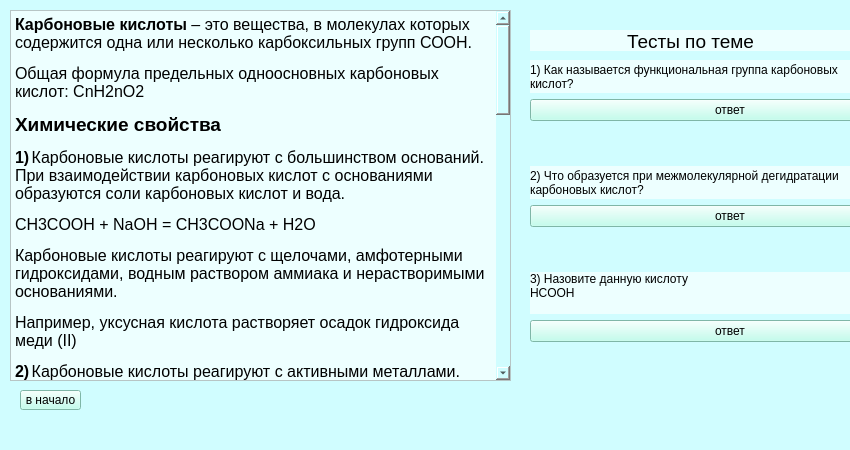
<?xml version="1.0" encoding="UTF-8"?>
<ui version="4.0">
 <class>MainWindow</class>
 <widget class="QMainWindow" name="MainWindow">
  <property name="geometry">
   <rect>
    <x>0</x>
    <y>0</y>
    <width>850</width>
    <height>450</height>
   </rect>
  </property>
  <property name="windowTitle">
   <string>MainWindow</string>
  </property>
  <property name="styleSheet">
   <string notr="true">background-color: rgb(208, 253, 255)</string>
  </property>
  <widget class="QWidget" name="centralwidget">
   <widget class="QTextEdit" name="textEdit">
    <property name="geometry">
     <rect>
      <x>10</x>
      <y>10</y>
      <width>501</width>
      <height>371</height>
     </rect>
    </property>
    <property name="styleSheet">
     <string notr="true">background-color: rgb(237, 255, 255);</string>
    </property>
    <property name="html">
     <string>&lt;!DOCTYPE HTML PUBLIC &quot;-//W3C//DTD HTML 4.0//EN&quot; &quot;http://www.w3.org/TR/REC-html40/strict.dtd&quot;&gt;
&lt;html&gt;&lt;head&gt;&lt;meta name=&quot;qrichtext&quot; content=&quot;1&quot; /&gt;&lt;style type=&quot;text/css&quot;&gt;
p, li { white-space: pre-wrap; }
&lt;/style&gt;&lt;/head&gt;&lt;body style=&quot; font-family:'MS Shell Dlg 2'; font-size:8pt; font-weight:400; font-style:normal;&quot;&gt;
&lt;p style=&quot; margin-top:12px; margin-bottom:12px; margin-left:0px; margin-right:0px; -qt-block-indent:0; text-indent:0px;&quot;&gt;&lt;span style=&quot; font-family:'Times New Roman,serif'; font-size:12pt; font-weight:600;&quot;&gt;Карбоновые кислоты&lt;/span&gt;&lt;span style=&quot; font-family:'Times New Roman,serif'; font-size:12pt;&quot;&gt; – это вещества, в молекулах которых содержится одна или несколько карбоксильных групп СООН.&lt;/span&gt; &lt;/p&gt;
&lt;p style=&quot; margin-top:12px; margin-bottom:12px; margin-left:0px; margin-right:0px; -qt-block-indent:0; text-indent:0px;&quot;&gt;&lt;span style=&quot; font-family:'Times New Roman,serif'; font-size:12pt;&quot;&gt;Общая формула предельных одноосновных карбоновых кислот: СnH2nO2&lt;/span&gt;&lt;/p&gt;
&lt;p style=&quot; margin-top:12px; margin-bottom:12px; margin-left:0px; margin-right:0px; -qt-block-indent:0; text-indent:0px;&quot;&gt;&lt;span style=&quot; font-size:14pt; font-weight:600;&quot;&gt;Химические свойства&lt;/span&gt; &lt;/p&gt;
&lt;p style=&quot; margin-top:12px; margin-bottom:12px; margin-left:0px; margin-right:0px; -qt-block-indent:0; text-indent:0px;&quot;&gt;&lt;span style=&quot; font-family:'Times New Roman,serif'; font-size:12pt; font-weight:600;&quot;&gt;1)&lt;/span&gt;&lt;span style=&quot; font-family:'Times New Roman'; font-size:7pt; font-weight:600;&quot;&gt; &lt;/span&gt;&lt;span style=&quot; font-family:'Times New Roman,serif'; font-size:12pt;&quot;&gt;Карбоновые кислоты реагируют с большинством оснований. При взаимодействии карбоновых кислот с основаниями образуются соли карбоновых кислот и вода.&lt;/span&gt; &lt;/p&gt;
&lt;p style=&quot; margin-top:12px; margin-bottom:12px; margin-left:0px; margin-right:0px; -qt-block-indent:0; text-indent:0px;&quot;&gt;&lt;span style=&quot; font-family:'Times New Roman,serif'; font-size:12pt;&quot;&gt;CH3COOH + NaOH = CH3COONa + H2O&lt;/span&gt; &lt;/p&gt;
&lt;p style=&quot; margin-top:12px; margin-bottom:12px; margin-left:0px; margin-right:0px; -qt-block-indent:0; text-indent:0px;&quot;&gt;&lt;span style=&quot; font-family:'Times New Roman,serif'; font-size:12pt;&quot;&gt;Карбоновые кислоты реагируют с щелочами, амфотерными гидроксидами, водным раствором аммиака и нерастворимыми основаниями. &lt;/span&gt;&lt;/p&gt;
&lt;p style=&quot; margin-top:12px; margin-bottom:12px; margin-left:0px; margin-right:0px; -qt-block-indent:0; text-indent:0px;&quot;&gt;&lt;span style=&quot; font-family:'Times New Roman,serif'; font-size:12pt;&quot;&gt;Например, уксусная кислота растворяет осадок гидроксида меди (II)&lt;/span&gt; &lt;/p&gt;
&lt;p style=&quot; margin-top:12px; margin-bottom:12px; margin-left:0px; margin-right:0px; -qt-block-indent:0; text-indent:0px;&quot;&gt;&lt;span style=&quot; font-family:'Times New Roman,serif'; font-size:12pt; font-weight:600;&quot;&gt;2)&lt;/span&gt;&lt;span style=&quot; font-family:'Times New Roman'; font-size:7pt;&quot;&gt; &lt;/span&gt;&lt;span style=&quot; font-family:'Times New Roman,serif'; font-size:12pt;&quot;&gt;Карбоновые кислоты реагируют с активными металлами. При взаимодействии карбоновых кислот с металлами образуются соли карбоновых кислот и водород.&lt;/span&gt; &lt;/p&gt;
&lt;p style=&quot; margin-top:12px; margin-bottom:12px; margin-left:0px; margin-right:0px; -qt-block-indent:0; text-indent:0px;&quot;&gt;&lt;span style=&quot; font-family:'Times New Roman,serif'; font-size:12pt;&quot;&gt;Например, уксусная кислота взаимодействует с кальцием с образованием ацетата кальция и водорода.&lt;/span&gt; &lt;/p&gt;
&lt;p style=&quot; margin-top:12px; margin-bottom:12px; margin-left:0px; margin-right:0px; -qt-block-indent:0; text-indent:0px;&quot;&gt;&lt;span style=&quot; font-family:'Times New Roman,serif'; font-size:12pt; font-weight:600;&quot;&gt;3)&lt;/span&gt;&lt;span style=&quot; font-family:'Times New Roman'; font-size:7pt;&quot;&gt; &lt;/span&gt;&lt;span style=&quot; font-family:'Times New Roman,serif'; font-size:12pt;&quot;&gt;Карбоновые кислоты реагируют с основными оксидами с образованием солей карбоновых кислот и воды.&lt;/span&gt; &lt;/p&gt;
&lt;p style=&quot; margin-top:12px; margin-bottom:12px; margin-left:0px; margin-right:0px; -qt-block-indent:0; text-indent:0px;&quot;&gt;&lt;span style=&quot; font-family:'Times New Roman,serif'; font-size:12pt;&quot;&gt;Например, уксусная кислота взаимодействует с оксидом бария с образованием ацетата бария и воды.&lt;/span&gt; &lt;/p&gt;
&lt;p style=&quot; margin-top:12px; margin-bottom:12px; margin-left:0px; margin-right:0px; -qt-block-indent:0; text-indent:0px;&quot;&gt;&lt;span style=&quot; font-family:'Times New Roman,serif'; font-size:12pt; font-weight:600;&quot;&gt;4)&lt;/span&gt;&lt;span style=&quot; font-family:'Times New Roman'; font-size:7pt;&quot;&gt; &lt;/span&gt;&lt;span style=&quot; font-family:'Times New Roman,serif'; font-size:12pt;&quot;&gt;Карбоновые кислоты реагируют с солями более слабых, нерастворимых и летучих кислот. &lt;/span&gt;&lt;/p&gt;
&lt;p style=&quot; margin-top:12px; margin-bottom:12px; margin-left:0px; margin-right:0px; -qt-block-indent:0; text-indent:0px;&quot;&gt;&lt;span style=&quot; font-family:'Times New Roman,serif'; font-size:12pt;&quot;&gt;Например, уксусная кислота растворяет карбонат кальция.&lt;/span&gt; &lt;/p&gt;
&lt;p style=&quot; margin-top:12px; margin-bottom:12px; margin-left:0px; margin-right:0px; -qt-block-indent:0; text-indent:0px;&quot;&gt;&lt;span style=&quot; font-family:'Times New Roman,serif'; font-size:12pt; font-weight:600;&quot;&gt;5)&lt;/span&gt;&lt;span style=&quot; font-family:'Times New Roman'; font-size:7pt; font-weight:600;&quot;&gt; &lt;/span&gt;&lt;span style=&quot; font-family:'Times New Roman,serif'; font-size:12pt;&quot;&gt;Под действием галогенагидридов минеральных кислот-гидроксидов (пента- или трихлорид фосфора) происходит замещение группы ОН на галоген.&lt;/span&gt; &lt;/p&gt;
&lt;p style=&quot; margin-top:12px; margin-bottom:12px; margin-left:0px; margin-right:0px; -qt-block-indent:0; text-indent:0px;&quot;&gt;&lt;span style=&quot; font-family:'Times New Roman,serif'; font-size:12pt;&quot;&gt;Например, уксусная кислота реагирует с пентахлоридом фосфора с образованием хлорангидрида уксусной кислоты.&lt;/span&gt; &lt;/p&gt;
&lt;p style=&quot; margin-top:12px; margin-bottom:12px; margin-left:0px; margin-right:0px; -qt-block-indent:0; text-indent:0px;&quot;&gt;&lt;span style=&quot; font-family:'Times New Roman,serif'; font-size:12pt; font-weight:600;&quot;&gt;6)&lt;/span&gt;&lt;span style=&quot; font-family:'Times New Roman'; font-size:7pt; font-weight:600;&quot;&gt; &lt;/span&gt;&lt;span style=&quot; font-family:'Times New Roman,serif'; font-size:12pt;&quot;&gt;При взаимодействии аммиака с карбоновыми кислотами образуются соли аммония.&lt;/span&gt; &lt;/p&gt;
&lt;p style=&quot; margin-top:12px; margin-bottom:12px; margin-left:0px; margin-right:0px; -qt-block-indent:0; text-indent:0px;&quot;&gt;&lt;span style=&quot; font-family:'Times New Roman,serif'; font-size:12pt;&quot;&gt;При нагревании карбоновые соли аммония разлагаются на амид и воду.&lt;/span&gt; &lt;/p&gt;
&lt;p style=&quot; margin-top:12px; margin-bottom:12px; margin-left:0px; margin-right:0px; -qt-block-indent:0; text-indent:0px;&quot;&gt;&lt;span style=&quot; font-family:'Times New Roman,serif'; font-size:12pt; font-weight:600;&quot;&gt;7)&lt;/span&gt;&lt;span style=&quot; font-family:'Times New Roman'; font-size:7pt;&quot;&gt; &lt;/span&gt;&lt;span style=&quot; font-family:'Times New Roman,serif'; font-size:12pt;&quot;&gt;Карбоновые кислоты вступают в реакции с одноатомными и многоатомными спиртами с образованием сложных эфиров.&lt;/span&gt; &lt;/p&gt;
&lt;p style=&quot; margin-top:12px; margin-bottom:12px; margin-left:0px; margin-right:0px; -qt-block-indent:0; text-indent:0px;&quot;&gt;&lt;span style=&quot; font-family:'Times New Roman,serif'; font-size:12pt;&quot;&gt;Например, этанол реагирует с уксусной кислотой с образованием этилацетата (этилового эфира уксусной кислоты).&lt;/span&gt; &lt;/p&gt;
&lt;p style=&quot; margin-top:12px; margin-bottom:12px; margin-left:0px; margin-right:0px; -qt-block-indent:0; text-indent:0px;&quot;&gt;&lt;span style=&quot; font-family:'Times New Roman,serif'; font-size:12pt; font-weight:600;&quot;&gt;8)&lt;/span&gt;&lt;span style=&quot; font-family:'Times New Roman'; font-size:7pt; font-weight:600;&quot;&gt; &lt;/span&gt;&lt;span style=&quot; font-family:'Times New Roman,serif'; font-size:12pt;&quot;&gt;С помощью оксида фосфора (V) можно дегидратировать (то есть отщепить воду) карбоновую кислоту – в результате образуется ангидрид карбоновой кислоты.&lt;/span&gt; &lt;/p&gt;
&lt;p style=&quot; margin-top:12px; margin-bottom:12px; margin-left:0px; margin-right:0px; -qt-block-indent:0; text-indent:0px;&quot;&gt;&lt;span style=&quot; font-family:'Times New Roman,serif'; font-size:12pt;&quot;&gt;Например, при дегидратации уксусной кислоты под действием оксида фосфора образуется ангидрид уксусной кислоты.&lt;/span&gt; &lt;/p&gt;
&lt;p style=&quot; margin-top:12px; margin-bottom:12px; margin-left:0px; margin-right:0px; -qt-block-indent:0; text-indent:0px;&quot;&gt;&lt;span style=&quot; font-family:'Times New Roman,serif'; font-size:12pt; font-weight:600;&quot;&gt;9)&lt;/span&gt;&lt;span style=&quot; font-family:'Times New Roman'; font-size:7pt;&quot;&gt; &lt;/span&gt;&lt;span style=&quot; font-family:'Times New Roman,serif'; font-size:12pt;&quot;&gt;Окисление аммиачным раствором оксида серебра (I) и гидроксидом меди (II)&lt;/span&gt; &lt;/p&gt;
&lt;p style=&quot; margin-top:12px; margin-bottom:12px; margin-left:0px; margin-right:0px; -qt-block-indent:0; text-indent:0px;&quot;&gt;&lt;span style=&quot; font-family:'Times New Roman,serif'; font-size:12pt;&quot;&gt;Как и альдегиды, муравьиная кислота окисляется аммиачным раствором оксида серебра. При этом образуется осадок из металлического серебра.&lt;/span&gt; &lt;/p&gt;
&lt;p style=&quot; margin-top:12px; margin-bottom:12px; margin-left:0px; margin-right:0px; -qt-block-indent:0; text-indent:0px;&quot;&gt;&lt;span style=&quot; font-family:'Times New Roman,serif'; font-size:12pt; font-weight:600;&quot;&gt;10)&lt;/span&gt;&lt;span style=&quot; font-family:'Times New Roman'; font-size:7pt;&quot;&gt; &lt;/span&gt;&lt;span style=&quot; font-family:'Times New Roman,serif'; font-size:12pt;&quot;&gt;Муравьиная кислота окисляется хлором до углекислого газа.&lt;/span&gt; &lt;/p&gt;
&lt;p style=&quot; margin-top:12px; margin-bottom:12px; margin-left:0px; margin-right:0px; -qt-block-indent:0; text-indent:0px;&quot;&gt;&lt;span style=&quot; font-family:'Times New Roman,serif'; font-size:12pt; font-weight:600;&quot;&gt;11)&lt;/span&gt;&lt;span style=&quot; font-family:'Times New Roman'; font-size:7pt;&quot;&gt; &lt;/span&gt;&lt;span style=&quot; font-family:'Times New Roman,serif'; font-size:12pt;&quot;&gt;Муравьиная кислота окисляется перманганатом калия до углекислого газа:&lt;/span&gt; &lt;/p&gt;
&lt;p style=&quot; margin-top:12px; margin-bottom:12px; margin-left:0px; margin-right:0px; -qt-block-indent:0; text-indent:0px;&quot;&gt;&lt;span style=&quot; font-family:'Times New Roman,serif'; font-size:12pt;&quot;&gt;5HCOOH + 2KMnO4 + 3H2SO4 → 5CO2 + 2MnSO4 + K2SO4 + 8H2O&lt;/span&gt; &lt;/p&gt;
&lt;p style=&quot; margin-top:12px; margin-bottom:12px; margin-left:0px; margin-right:0px; -qt-block-indent:0; text-indent:0px;&quot;&gt;&lt;span style=&quot; font-family:'Times New Roman,serif'; font-size:12pt; font-weight:600;&quot;&gt;12)&lt;/span&gt;&lt;span style=&quot; font-family:'Times New Roman'; font-size:7pt; font-weight:600;&quot;&gt; &lt;/span&gt;&lt;span style=&quot; font-family:'Times New Roman,serif'; font-size:12pt;&quot;&gt;При нагревании под действием серной кислоты муравьиная кислота разлагается с образованием угарного газа&lt;/span&gt; &lt;/p&gt;&lt;/body&gt;&lt;/html&gt;</string>
    </property>
   </widget>
   <widget class="QPushButton" name="btn_return">
    <property name="geometry">
     <rect>
      <x>20</x>
      <y>390</y>
      <width>61</width>
      <height>20</height>
     </rect>
    </property>
    <property name="styleSheet">
     <string notr="true">background-color: rgb(178, 255, 234);</string>
    </property>
    <property name="text">
     <string>в начало</string>
    </property>
   </widget>
   <widget class="QWidget" name="verticalLayoutWidget_2">
    <property name="geometry">
     <rect>
      <x>530</x>
      <y>60</y>
      <width>400</width>
      <height>321</height>
     </rect>
    </property>
    <layout class="QVBoxLayout" name="verticalLayout_2">
     <item>
      <widget class="QLabel" name="question_1">
       <property name="styleSheet">
        <string notr="true">background-color: rgb(237, 255, 255);</string>
       </property>
       <property name="text">
        <string>1) Как называется функциональная группа карбоновых
кислот?</string>
       </property>
      </widget>
     </item>
     <item>
      <widget class="QPushButton" name="answer_1">
       <property name="styleSheet">
        <string notr="true">background-color: rgb(178, 255, 234);</string>
       </property>
       <property name="text">
        <string>ответ</string>
       </property>
      </widget>
     </item>
     <item>
      <widget class="QLabel" name="ans_1">
       <property name="text">
        <string/>
       </property>
      </widget>
     </item>
     <item>
      <widget class="QLabel" name="question_2">
       <property name="styleSheet">
        <string notr="true">background-color: rgb(237, 255, 255);</string>
       </property>
       <property name="text">
        <string>2) Что образуется при межмолекулярной дегидратации
карбоновых кислот?</string>
       </property>
      </widget>
     </item>
     <item>
      <widget class="QPushButton" name="answer_2">
       <property name="styleSheet">
        <string notr="true">background-color: rgb(178, 255, 234);</string>
       </property>
       <property name="text">
        <string>ответ</string>
       </property>
      </widget>
     </item>
     <item>
      <widget class="QLabel" name="ans_2">
       <property name="text">
        <string/>
       </property>
      </widget>
     </item>
     <item>
      <widget class="QLabel" name="question_3">
       <property name="styleSheet">
        <string notr="true">background-color: rgb(237, 255, 255);</string>
       </property>
       <property name="text">
        <string>3) Назовите данную кислоту
HCOOH
</string>
       </property>
      </widget>
     </item>
     <item>
      <widget class="QPushButton" name="answer_3">
       <property name="styleSheet">
        <string notr="true">background-color: rgb(178, 255, 234);</string>
       </property>
       <property name="text">
        <string>ответ</string>
       </property>
      </widget>
     </item>
     <item>
      <widget class="QLabel" name="ans_3">
       <property name="text">
        <string/>
       </property>
      </widget>
     </item>
    </layout>
   </widget>
   <widget class="QLabel" name="content">
    <property name="geometry">
     <rect>
      <x>530</x>
      <y>30</y>
      <width>321</width>
      <height>21</height>
     </rect>
    </property>
    <property name="styleSheet">
     <string notr="true">background-color: rgb(237, 255, 255);</string>
    </property>
    <property name="text">
     <string>&lt;html&gt;&lt;head/&gt;&lt;body&gt;&lt;p align=&quot;center&quot;&gt;&lt;span style=&quot; font-size:14pt;&quot;&gt;Тесты по теме&lt;/span&gt;&lt;/p&gt;&lt;/body&gt;&lt;/html&gt;</string>
    </property>
   </widget>
  </widget>
  <widget class="QMenuBar" name="menubar">
   <property name="geometry">
    <rect>
     <x>0</x>
     <y>0</y>
     <width>850</width>
     <height>18</height>
    </rect>
   </property>
  </widget>
  <widget class="QStatusBar" name="statusbar"/>
 </widget>
 <resources/>
 <connections/>
</ui>
